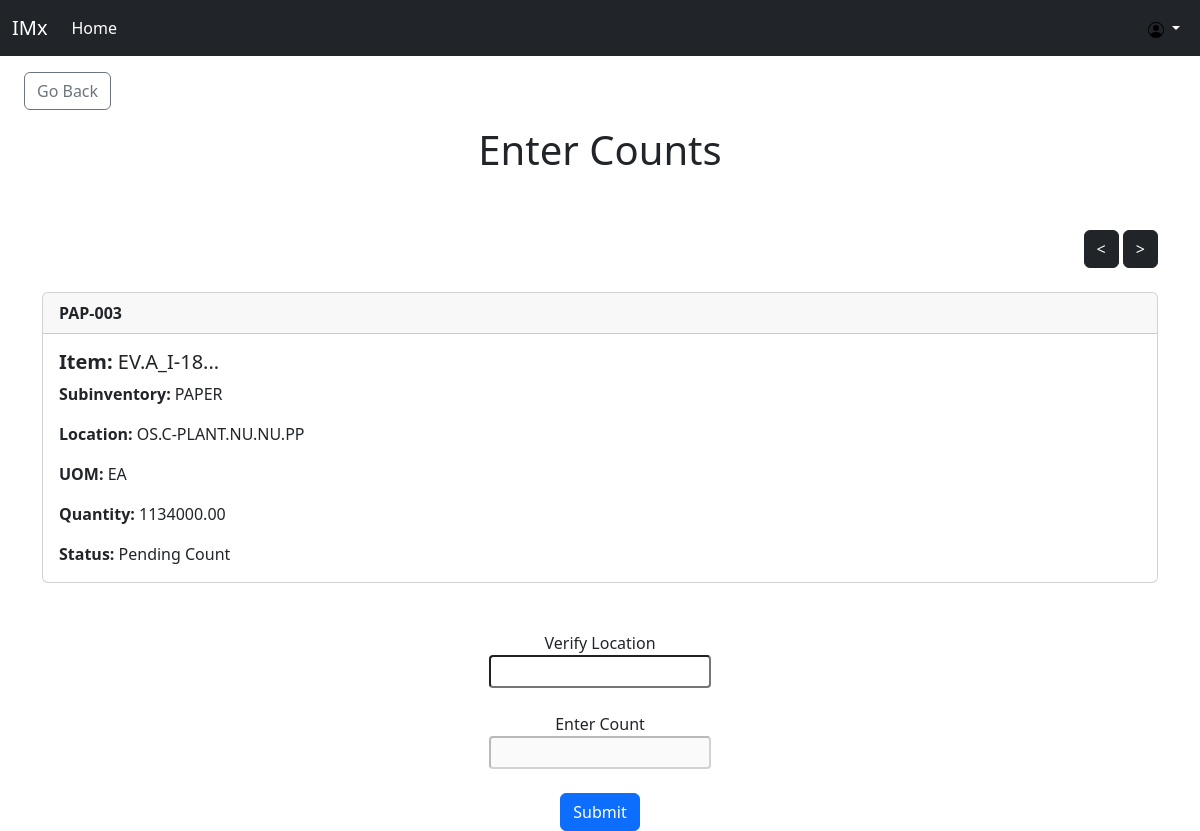
The page /IMx/counting/count_detail/3/ (signed in) on the database its author committed.
### IMx/models.py (models this page shows, shortened)
class Count(models.Model):
    PENDING_COUNT = 'Pending Count'
    PENDING_REVIEW = 'Pending Review'
    COMPLETED = 'Completed'
    STATUS_CHOICES = [
        (PENDING_COUNT, 'Pending Count'),
        (PENDING_REVIEW, 'Pending Review'),
        (COMPLETED, 'Completed'),
    ]
    name = models.CharField(max_length=50)
    tag = models.CharField(max_length=50)
    subinv = models.CharField(max_length=50)
    location = models.CharField(max_length=50)
    uom = models.CharField(max_length=20)
    quantity = models.DecimalField(max_digits=10, decimal_places=2)
    status = models.CharField(max_length=15, choices=STATUS_CHOICES, default="Pending Count")
    first_count = models.DecimalField(max_digits=30, decimal_places=2, null=True, blank=True)
    second_count = models.DecimalField(max_digits=30, decimal_places=2, null=True, blank=True)
    third_count = models.DecimalField(max_digits=30, decimal_places=2, null=True, blank=True)
    fourth_count = models.DecimalField(max_digits=30, decimal_places=2, null=True, blank=True)
    fifth_count = models.DecimalField(max_digits=30, decimal_places=2, null=True, blank=True)
    created_time = models.DateTimeField(auto_now_add=True)
    created_by = models.ForeignKey(User, on_delete=models.CASCADE)
    modified_by = models.ForeignKey(User, on_delete=models.SET_NULL, null=True, blank=True, related_name='counts_modified')
    last_modified = models.DateTimeField(auto_now=True)
    assigned_to = models.ForeignKey(User, on_delete=models.SET_NULL, null=True, blank=True, related_name='assigned_counts')
    locked = models.BooleanField(default=False)
    history = HistoricalRecords()

### IMx/views.py (the view, shortened to what this page needs)
# urls.py: path('counting/count_detail/<int:pk>/', views.count_detail, name='count_detail'),
def count_detail(request, pk):
    if not check_permission(request.user, ['IC Counter', 'IC Clerk', 'IC Manager']):
        messages.error(request, "You do not have permission to access this page.")
        return render(request, 'imx_counting.html')
    try:
        count = Count.objects.get(pk=pk, status='Pending Count')
    except Count.DoesNotExist:
        return JsonResponse({'count_found': False})
    group_key = count.tag.split("-")[0]
    counts_in_group = Count.objects.filter(tag__startswith=group_key, status='Pending Count')
    count_entry_form = CountEntryForm(request.POST or None)
    previous_count = counts_in_group.filter(pk__lt=pk).order_by('-pk').first()
    next_count = counts_in_group.filter(pk__gt=pk).order_by('pk').first()
    return render(request, 'imx_count_entry.html', {'count': count, 'previous_count': previous_count, 'next_count': next_count, 'count_entry_form': count_entry_form})

### IMx/forms.py
class CountEntryForm(forms.Form):
    location = forms.CharField(required=True, widget=forms.widgets.TextInput(attrs={"placeholder": "", "class":"form-control-sm"}), label="")
    value = forms.DecimalField(required=True, widget=forms.widgets.TextInput(attrs={"placeholder": "", "class":"form-control-sm"}), label="")

### IMx/views.py (called while the page is built)
def check_permission(user, group_names):
    return user.is_authenticated and user.groups.filter(Q(name__in=group_names)).exists()

### IMx/templates/imx_count_entry.html (shortened to what this page needs)
{% extends 'imx_base.html' %}
{% block content %}
{% load static %}
<a href="{% url 'view_counting' %}" class="btn btn-outline-secondary my-3 mx-4" >Go Back</a>
<div class="text-center">
  <h1>
      Enter Counts
  </h1>
</div>
<br/><br/>
<div class="container">
<div class="d-flex justify-content-between">
  <div>
    <a href="{% if previous_count %}{% url 'count_detail' pk=previous_count.pk %}{% endif %}" class="btn btn-dark{% if not previous_count %} disabled{% endif %}">&lt;</a>
    <a href="{% if next_count %}{% url 'count_detail' pk=next_count.pk %}{% endif %}" class="btn btn-dark{% if not next_count %} disabled{% endif %}">&gt;</a>
</div>
</div>
<br/>
<div class="card">
    <div class="card-header">
      <strong>{{ count.tag }}</strong>
    </div>
    <div class="card-body">
      <h5 class="card-title"><b> Item: </b>{{ count.name }}<br/></h5>
      <p class="card-text"><b> Subinventory: </b>{{ count.subinv }}<br/></p>
      <p class="card-text"><b> Location: </b>{{ count.location }}<br/></p>
      <p class="card-text"><b> UOM: </b>{{ count.uom }}<br/></p>
      <p class="card-text"><b> Quantity: </b>{{ count.quantity }}<br/></p>
      <p class="card-text"><b> Status: </b>{{ count.status }}<br/></p>
    </div>
  </div>
<br/><br/>
  <form id="count_entry_form" method="post" action="" class="text-center">
    <div>
      Verify Location
    </div>
    <div class="form-group">
        {{ count_entry_form.location }}
    </div>
    <br/>
    <div>
      Enter Count
    </div>
    <div class="form-group">
        {{ count_entry_form.value }}
    </div>
    <br/>
    <button type="submit" class="btn btn-primary">Submit</button>
</form>
</div>
{% endblock %}

### rows shown on the page
Count: tag "PAP-003", name "EV.A_I-18...", subinv "PAPER", location "OS.C-PLANT.NU.NU.PP", uom "EA", quantity "1134000.00", status "Pending Count"
